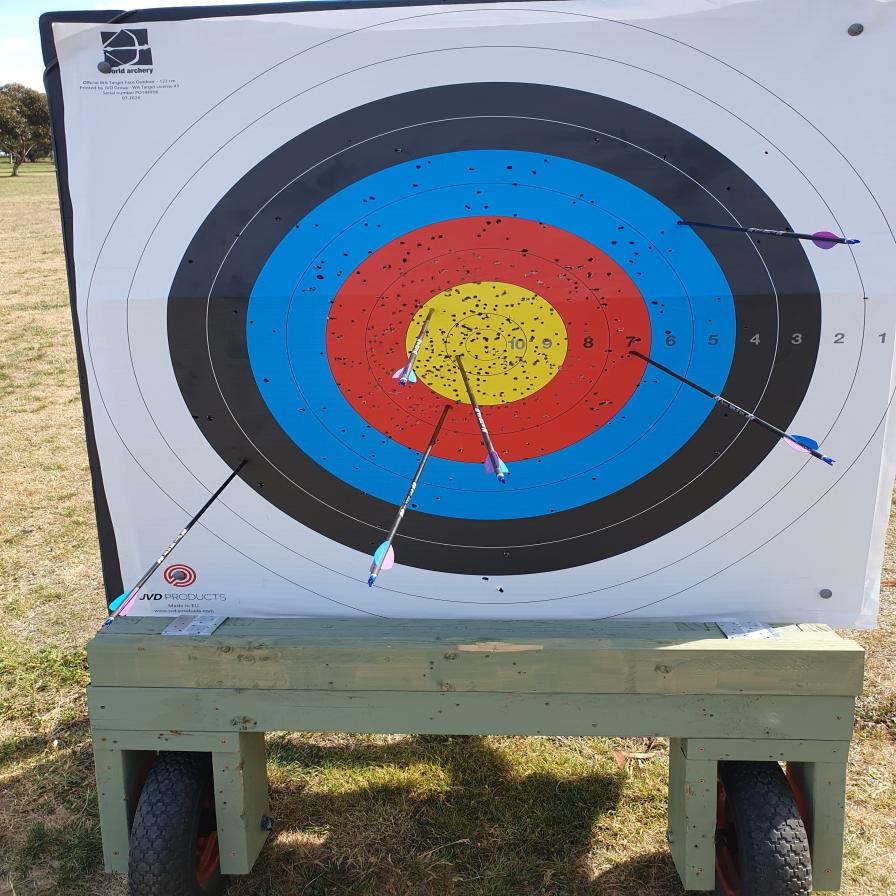
#> input picture tests/TestImages/20251011_102851_jpg.rf.8a40d029170d95688b1adecb5dd25746.jpg, 896 x 896 px, found by its file name; its folder holds only this picture in this run
$ python scratch_debug_vis.py
#> lines starting #> are read from the running program, lines starting #| are printed output that depends on the picture; after the words box and inside, x2 and y2 are one past the last pixel; in counts of white or black regions, pixels touching at a corner belong together
import os
import math
import cv2
import numpy as np

# Use the yellow target detection from before
def detect_target(hsv, enhanced):
    h, w = hsv.shape[:2]
    yellow_mask = cv2.inRange(hsv, np.array([15, 80, 120]), np.array([40, 255, 255]))
    kernel = cv2.getStructuringElement(cv2.MORPH_ELLIPSE, (5, 5))
    yellow_mask = cv2.morphologyEx(yellow_mask, cv2.MORPH_CLOSE, kernel)

    contours, _ = cv2.findContours(yellow_mask, cv2.RETR_EXTERNAL, cv2.CHAIN_APPROX_SIMPLE)
    if not contours:
        return None

    best_info = None
    best_score = -1.0
    for cnt in contours:
        area = cv2.contourArea(cnt)
        if area < 1000 or area > (h * w * 0.25):
            continue
        hull = cv2.convexHull(cnt)
        hull_area = cv2.contourArea(hull)
        hull_perimeter = cv2.arcLength(hull, True)
        if hull_perimeter == 0:
            continue
        hull_circ = 4 * math.pi * hull_area / (hull_perimeter ** 2)

        x, y, bw, bh = cv2.boundingRect(cnt)
        aspect_ratio = float(bw) / bh if bh > 0 else 0

        if 0.5 <= aspect_ratio <= 2.0:
            (cx, cy), r = cv2.minEnclosingCircle(cnt)
            dist_to_center = math.hypot(cx - w/2, cy - h/2)
            score = (hull_circ + 0.1) * (1.0 - dist_to_center / max(w, h)) * math.log(area)
            if score > best_score:
                best_score = score
                best_info = (cx, cy, r, hull_circ, area)

    if not best_info:
        return None

    cx, cy, r, hull_circ, area = best_info
    outer_radius = r / 0.192
    return cx, cy, outer_radius

def debug_one_image():
    test_folder = "/app/tests/TestImages"
    images = sorted([f for f in os.listdir(test_folder) if f.lower().endswith(('.png', '.jpg', '.jpeg'))])
    if not images:
        print("No images found")
        return

    img_name = images[0]
    img_path = os.path.join(test_folder, img_name)
    image = cv2.imread(img_path)
#> image is the input picture: shape (896, 896, 3); mean B, G, R 133.3, 128.7, 123.2
    h, w = image.shape[:2]

    # Preprocess
    scale = 1024 / max(h, w) if max(h, w) > 1024 else 1.0
    if scale < 1.0:
        image = cv2.resize(image, (int(w * scale), int(h * scale)))
        h, w = image.shape[:2]

    gray = cv2.cvtColor(image, cv2.COLOR_BGR2GRAY)
    hsv = cv2.cvtColor(image, cv2.COLOR_BGR2HSV)
#> hsv: shape (896, 896, 3); mean H, S, V 78.7, 83.3, 154.6
    clahe = cv2.createCLAHE(clipLimit=3.0, tileGridSize=(8, 8))
    enhanced = clahe.apply(gray)

    target = detect_target(hsv, enhanced)
#> in detect_target, `yellow_mask = cv2.morphologyEx(yellow_mask, cv2.MORPH_CLOSE, kernel)`:
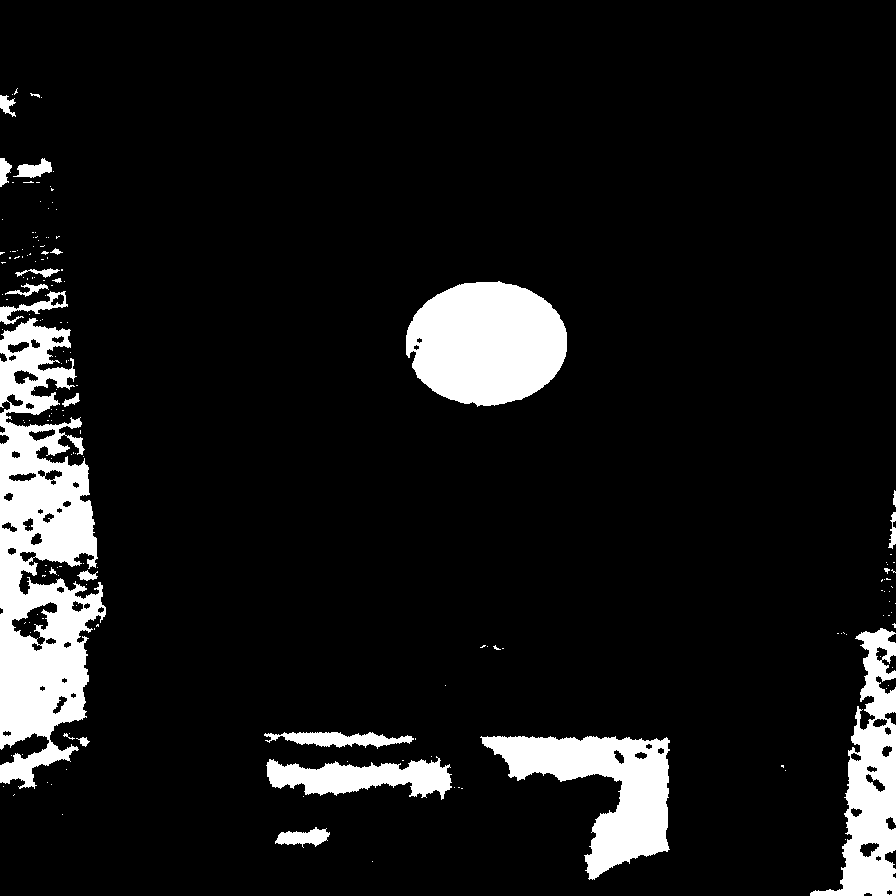
#> yellow_mask: shape (896, 896); 9.4% white; 175 white regions (151 under 20 px)
#> in detect_target, `contours, _ = cv2.findContours(yellow_mask, cv2.RETR_EXTERNAL, cv2.CHA..`: contours = 167 contours, 148 with area under 20; largest, box (x1, y1, x2, y2) and area: (0, 318, 106, 789) 30092, (406, 281, 567, 407) 15461, (480, 736, 670, 880) 11756, (810, 628, 896, 896) 10219, (266, 756, 452, 800) 4288
#> the loop in detect_target, `for cnt in contours:` made 167 passes
#> (area, hull_area, hull_perimeter, hull_circ, x, y, bw, bh) on passes 24, 114: (11755.5, 18374, 565.1, 0.723, 480, 736, 190, 144), (15461, 15737, 451.5, 0.97, 406, 281, 161, 126)
#> after the loop in detect_target, `for cnt in contours:`: best_score = 9.04
#> in detect_target, `outer_radius = r / 0.192`: outer_radius = 420.6
#> target = (486, 343, 420.6)
    if not target:
        print("No target found")
        return

    cx, cy, r_outer = target
#> cx = 486; cy = 343; r_outer = 420.6
    print(f"Target center: ({cx:.1f}, {cy:.1f}), radius: {r_outer:.1f}")
#| Target center: (486.0, 343.0), radius: 420.6

    # Canny & Mask
    edges = cv2.Canny(enhanced, 50, 150)
#> edges: shape (896, 896); 15.6% white in thin lines or dots
    mask = np.zeros((h, w), dtype=np.uint8)
    cv2.circle(mask, (int(cx), int(cy)), int(r_outer * 1.0), 255, -1)
#> mask: shape (896, 896); 65.7% white; 2 black regions, box (x1, y1, x2, y2) and area: (0, 0, 896, 896) 259780, (729, 0, 896, 248) 15347
    edges = cv2.bitwise_and(edges, mask)
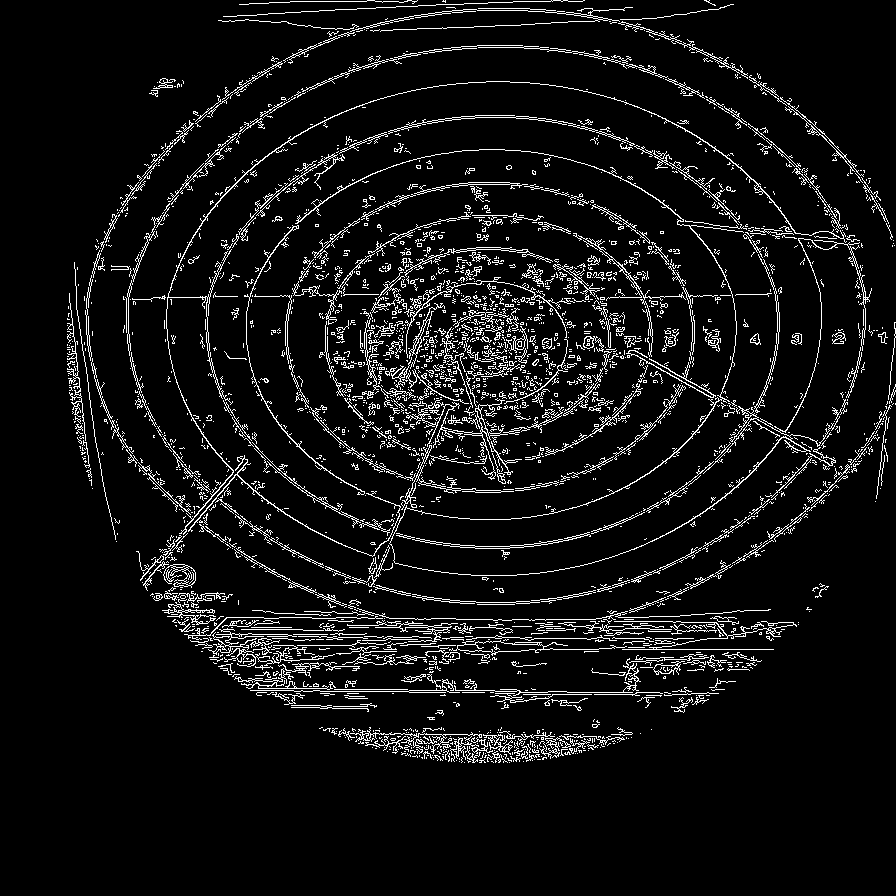
#> edges: shape (896, 896); 6.9% white in thin lines or dots, all inside (x1, y1, x2, y2) = (67, 0, 896, 763)

    # Run HoughLinesP
    lines = cv2.HoughLinesP(edges, rho=1, theta=math.pi / 180, threshold=40, minLineLength=40, maxLineGap=10)
#> lines = 495 rows, first 6: [529, 649, 598, 649], [520, 638, 693, 638], [304, 611, 382, 615], [153, 297, 255, 295], [388, 540, 414, 474], [436, 636, 476, 638]

    # Draw debug image
    debug_img = image.copy()
    cv2.circle(debug_img, (int(cx), int(cy)), int(r_outer), (0, 255, 0), 2)
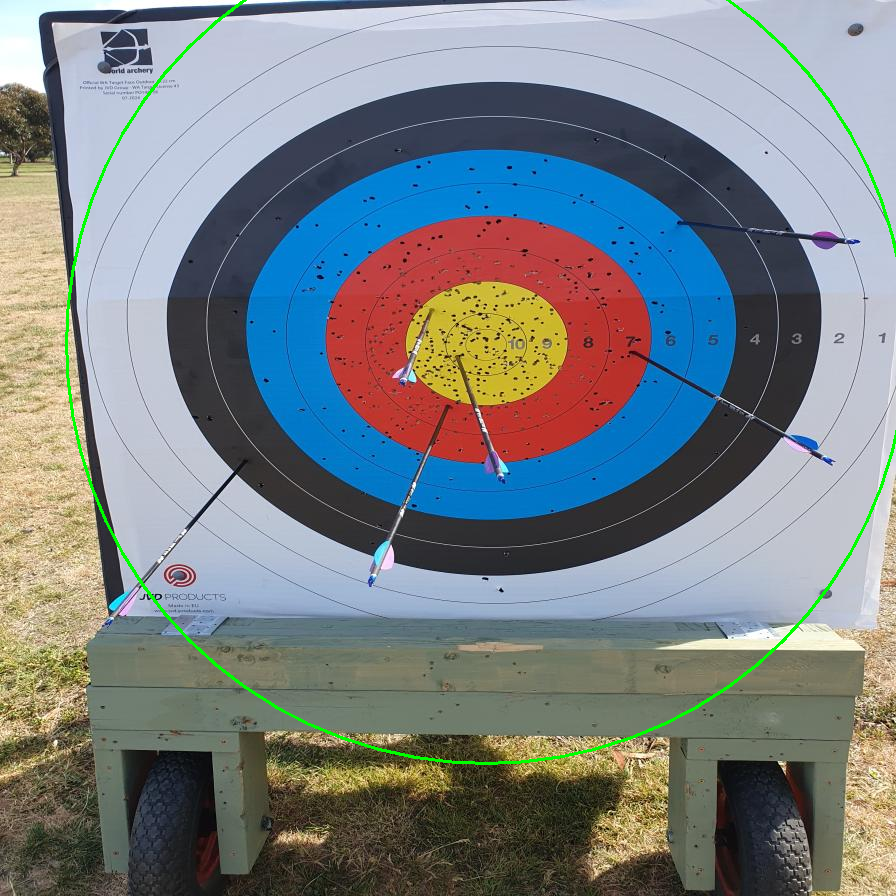
#> debug_img: shape (896, 896, 3); 0.75% of pixels changed, all inside (x1, y1, x2, y2) = (65, 0, 896, 765)
    cv2.circle(debug_img, (int(cx), int(cy)), 5, (0, 0, 255), -1)
#> debug_img: shape (896, 896, 3); 0.01% of pixels changed, all inside (x1, y1, x2, y2) = (481, 338, 492, 349)

    passed_lines = []
    if lines is not None:
        for idx, line in enumerate(lines):
            x1, y1, x2, y2 = line[0]
            length = math.hypot(x2 - x1, y2 - y1)

            vx, vy = x2 - x1, y2 - y1
            x_mid, y_mid = (x1 + x2) / 2, (y1 + y2) / 2
            ux, uy = x_mid - cx, y_mid - cy
            dist_to_center = math.hypot(ux, uy)

            if dist_to_center > 0:
                cos_theta = abs(vx * ux + vy * uy) / (length * dist_to_center)
            else:
                cos_theta = 1.0

            # Let's print info for a few lines
            if idx < 10:
                print(f"Line {idx}: ({x1},{y1})->({x2},{y2}), len={length:.1f}, dist={dist_to_center:.1f}, cos={cos_theta:.3f}")

            if cos_theta >= 0.98:
                # Ensure tip is inside target region
                d1 = math.hypot(x1 - cx, y1 - cy)
                d2 = math.hypot(x2 - cx, y2 - cy)
                tip_dist = min(d1, d2)
                if tip_dist <= r_outer * 0.98:
                    passed_lines.append(line[0])
                    cv2.line(debug_img, (x1, y1), (x2, y2), (255, 0, 0), 2)
                    print(f"Passed Line: ({x1},{y1})->({x2},{y2}), len={length:.1f}, dist={dist_to_center:.1f}, cos={cos_theta:.4f}")
#> this loop made 495 passes
#> (x1, y1, x2, y2, length, vx, vy, x_mid) on passes 4, 5, 11, 21, 23, 25, 28, 33: (153, 297, 255, 295, 102, 102, -2, 204), (388, 540, 414, 474, 70.94, 26, -66, 401), (488, 330, 540, 278, 73.54, 52, -52, 514), (227, 670, 278, 613, 76.49, 51, -57, 252.5), (246, 687, 288, 645, 59.4, 42, -42, 267), (144, 570, 243, 481, 133.1, 99, -89, 193.5), (233, 676, 295, 614, 87.68, 62, -62, 264), (424, 462, 508, 304, 178.9, 84, -158, 466)
#> (printed output is left out)
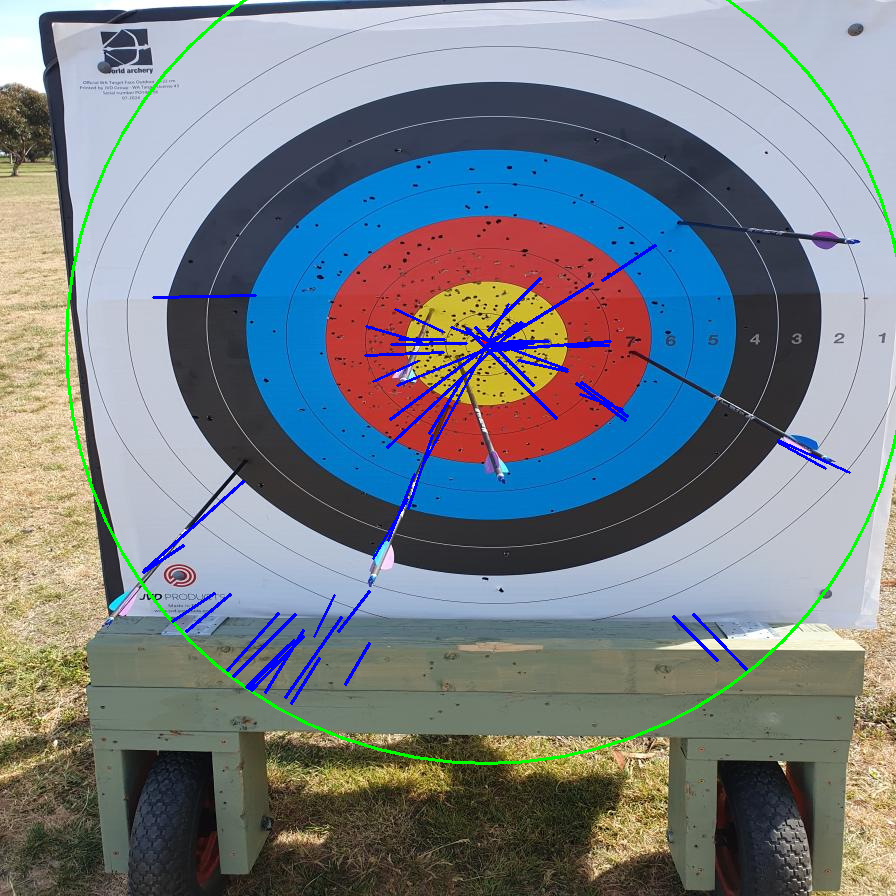
#> debug_img: shape (896, 896, 3); mean B, G, R 134.4, 127.7, 120

    print(f"Total lines returned by Hough: {len(lines) if lines is not None else 0}")
#| Total lines returned by Hough: 495
    print(f"Total lines passed cos_theta >= 0.98: {len(passed_lines)}")
#| Total lines passed cos_theta >= 0.98: 50

    # Save debug image
    os.makedirs("/app/tests/TargetDebug", exist_ok=True)
    cv2.imwrite("/app/tests/TargetDebug/debug_lines.jpg", debug_img)
    print("Debug image saved at /app/tests/TargetDebug/debug_lines.jpg")

if __name__ == "__main__":
    debug_one_image()

$ run again, on tests/TestImages/20251018_100657_jpg.rf.a60b47c597a2101964c55d7913e09668.jpg
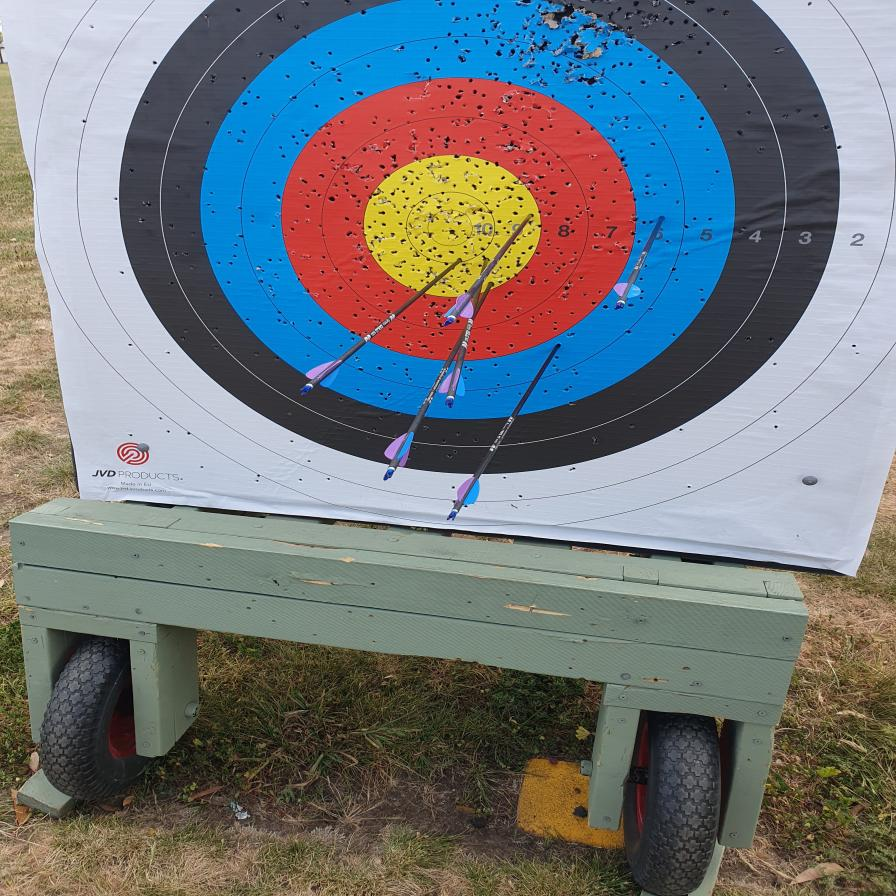
#> input picture tests/TestImages/20251018_100657_jpg.rf.a60b47c597a2101964c55d7913e09668.jpg, 896 x 896 px, found by its file name
#> in debug_one_image, image is the input picture: shape (896, 896, 3); mean B, G, R 122.1, 118.5, 112.9
#> hsv: shape (896, 896, 3); mean H, S, V 73.3, 90.9, 146.2
#> in detect_target, `yellow_mask = cv2.morphologyEx(yellow_mask, cv2.MORPH_CLOSE, kernel)`:
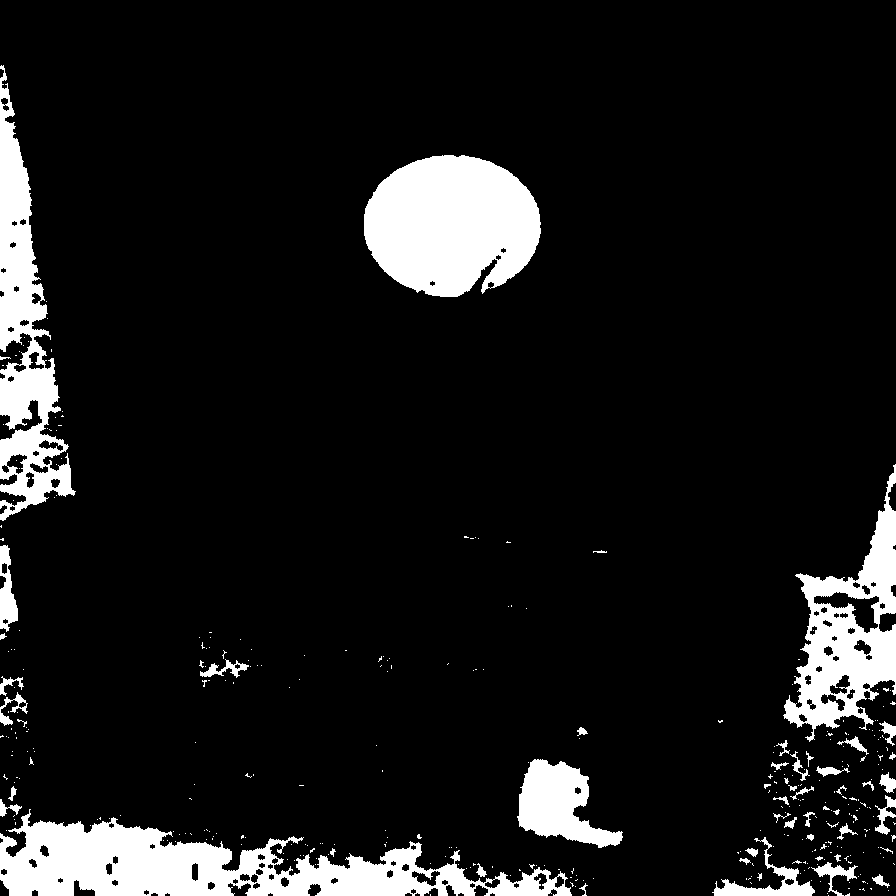
#> yellow_mask: shape (896, 896); 10% white; 363 white regions (312 under 20 px)
#> contours = 358 contours, 325 with area under 20; largest, box (x1, y1, x2, y2) and area: (0, 809, 572, 896) 23306, (364, 155, 541, 297) 19106, (0, 65, 76, 521) 14162, (783, 464, 896, 742) 13724, (517, 759, 623, 848) 4892
#> the loop in detect_target, `for cnt in contours:` made 358 passes
#> (area, hull_area, hull_perimeter, hull_circ, x, y, bw, bh) on passes 109, 217, 357: (1242.5, 3643.5, 259.2, 0.681, 712, 837, 103, 59), (4891.5, 6435, 310.9, 0.837, 517, 759, 106, 89), (19106, 19705.5, 503.1, 0.978, 364, 155, 177, 142)
#> after the loop in detect_target, `for cnt in contours:`: best_score = 7.98
#> outer_radius = 461
#> target = (451.9, 224.5, 461)
#> in debug_one_image, `cx, cy, r_outer = target`: cx = 451.9; cy = 224.5; r_outer = 461
#| Target center: (451.9, 224.5), radius: 461.0
#> mask: shape (896, 896); 65.8% white; 3 black regions, box (x1, y1, x2, y2) and area: (0, 320, 896, 896) 269812, (0, 0, 49, 129) 2711, (854, 0, 896, 100) 1898
#> lines = 1166 rows, first 6: [615, 211, 683, 177], [82, 499, 400, 532], [410, 203, 468, 145], [159, 580, 537, 627], [412, 264, 496, 264], [551, 197, 642, 169]
#> the loop in debug_one_image, `for idx, line in enumerate(lines):` made 1166 passes
#> (x1, y1, x2, y2, length, vx, vy, x_mid) on passes 6, 11, 12, 13, 18, 19, 24, 25: (551, 197, 642, 169, 95.21, 91, -28, 596.5), (248, 282, 339, 253, 95.51, 91, -29, 293.5), (167, 269, 219, 261, 52.61, 52, -8, 193), (308, 292, 511, 198, 223.7, 203, -94, 409.5), (783, 114, 835, 102, 53.37, 52, -12, 809), (9, 350, 52, 334, 45.88, 43, -16, 30.5), (1, 268, 47, 259, 46.87, 46, -9, 24), (147, 312, 187, 297, 42.72, 40, -15, 167)
#> (printed output is left out)
#> after the loop in debug_one_image, `for idx, line in enumerate(lines):`:
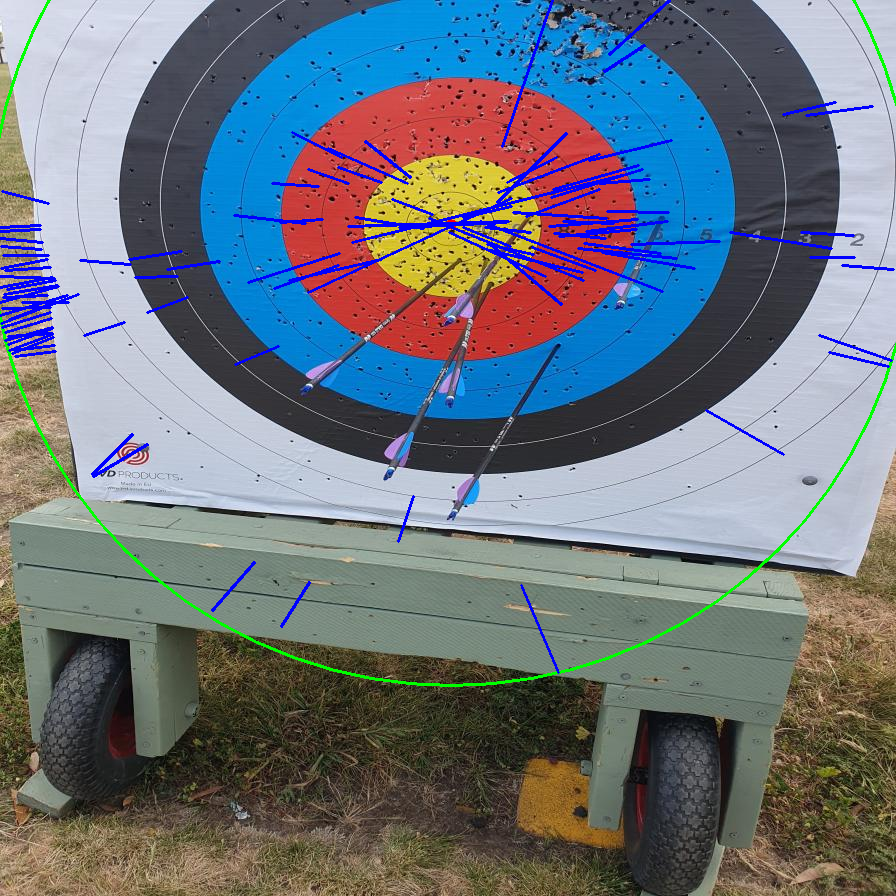
#> debug_img: shape (896, 896, 3); mean B, G, R 124.8, 116.2, 108.5
#| Total lines returned by Hough: 1166
#| Total lines passed cos_theta >= 0.98: 99
